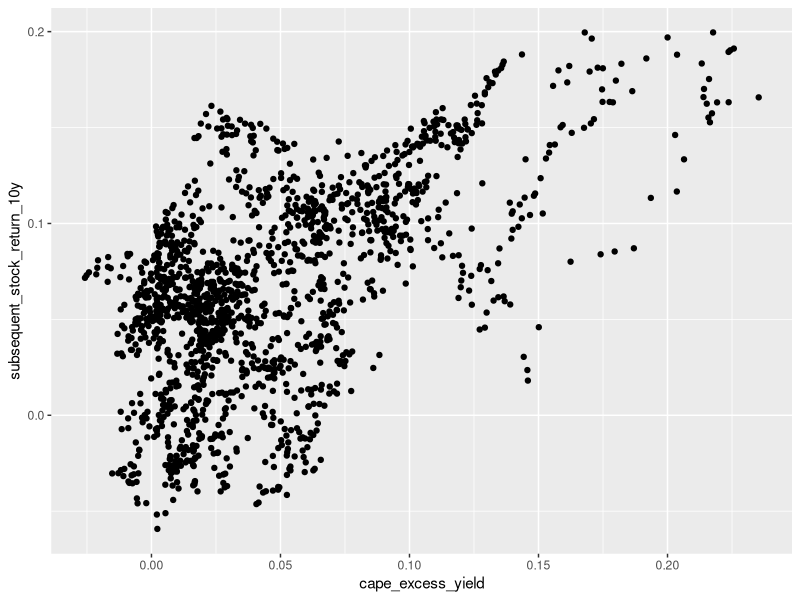

Reproduce this figure in R.
library(dplyr)
library(readr)
library(tidyr)
library(lubridate)
library(ggplot2)
library(zoo)

last_day_of_month <- function(x) {
  make_date(year(x), month(x), days_in_month(x))
}

SAMPLE_QUANTILES <- c(0, 0.05, 0.25, 0.5, 0.75, 0.95, 1)

cape_yield_data <- read_csv("shiller_cape.csv")

summarize_cape_yield <- function(cape_yield_data) {
  cape_yield_data %>% 
    summarise(
      pct = sprintf("%d%%", 100*SAMPLE_QUANTILES),
      cape_yield = sprintf("%.1f%%", 100*quantile(cape_excess_yield, SAMPLE_QUANTILES))
    )
}

cape_yield_data %>% 
  filter(!is.na(cape_excess_yield)) %>% 
  group_by(
    period = case_when(
      month >= '1986-01-01' & month <= '2021-12-01' ~ "1986--2021",
      month >= '1951-01-01' & month <= '1985-12-01' ~ "1951--1985",
      month >= '1916-01-01' & month <= '1950-12-01' ~ "1916--1950",
      month >= "1881-01-01" & month <= '1915-12-01' ~ "1881--1915",
      TRUE ~ "Other"
    )
  ) %>% 
  summarize_cape_yield() %>% 
  ungroup() %>% 
  bind_rows(
    cape_yield_data %>%
      filter(month >= '1881-01-01', month <= '2021-12-01') %>% 
      group_by(period = "1881--2021") %>% 
      summarize_cape_yield()
  ) %>% 
  pivot_wider(names_from="pct", values_from="cape_yield") %>% 
  filter(!period == "Other")

cape_yield_data %>% 
  ggplot(aes(x = cape_excess_yield, y = subsequent_stock_return_10y)) +
  geom_point()


cape_yield_data %>% 
  summarise(
    cape_excess_yield = median(cape_excess_yield, na.rm=TRUE),
    subsequent_stock_return_10y = median(subsequent_stock_return_10y, na.rm=TRUE)
  )

CAPE_QUANTILES <- c(0, 0.1, 0.2, 0.3, 0.4, 0.5, 0.6, 0.7, 0.8, 0.9)

cape_yield_data %>% 
  filter(
    year(month) >= 1927,
    year(month) <= 2011,
    !is.na(cape_excess_yield),
    !is.na(subsequent_stock_return_10y)
  ) %>% 
  group_by(
    cape_excess_yield_group = findInterval(cape_excess_yield, quantile(cape_excess_yield, CAPE_QUANTILES))
  ) %>% 
  summarise(
    cape_yield_min  = sprintf("%.1f%%", min(cape_excess_yield)*100),
    cape_yield_max  = sprintf("%.1f%%", max(cape_excess_yield)*100),
    mean_10y_return = sprintf("%.1f%%", mean(subsequent_stock_return_10y) * 100),
    min_10y_return  = sprintf("%.1f%%", min(subsequent_stock_return_10y) * 100),
    max_10y_return  = sprintf("%.1f%%", max(subsequent_stock_return_10y) * 100)
  )

rolling_ecdf <- function(x, width) {
  zoo::rollapplyr(
    x,
    width = width,
    fill = NA,
    FUN = function(x) {ecdf(x)(last(x))}
  )
}

market_returns <- read_csv("fama_french_four_factors_data.csv") %>% 
  select(month, mkt_rf)

# CAPE Excess Yield for Feb 2021 is based on average 10-year bond yield for this month
# So we can trade on March 1 using CAPE excess yield as of February - hence the lag()
backtest_data <- cape_yield_data %>% 
  select(month, cape_excess_yield) %>% 
  mutate(
    cape_quantile = lag(rolling_ecdf(cape_excess_yield, 40*12)),
    signal = case_when(
      cape_quantile >= 0.95 ~ 1.0,
      cape_quantile <= 0.05 ~ 0.0,
      TRUE ~ (cape_quantile - 0.05) / (0.95 - 0.05)
    )
  ) %>%  
  filter(
    !is.na(signal)
  ) %>% 
  inner_join(market_returns, by="month") %>% 
  mutate(
    benchmark_return = 0.5*mkt_rf,
    strategy_return = signal*mkt_rf
  )


summarize_backtest_resuls <- function(data) {
  data %>% 
    summarise(
      bench_mean = mean(benchmark_return) * 12,
      bench_std  = sd(benchmark_return) * sqrt(12),
      bench_sharpe = bench_mean / bench_std,
      bench_drawdown = min(cumprod(1 + benchmark_return) / cummax(cumprod(1 + benchmark_return))) - 1,
      strat_mean = mean(strategy_return) * 12,
      strat_std = sd(strategy_return) * sqrt(12),
      strat_sharpe = strat_mean / strat_std,
      strat_drawdown = min(cumprod(1 + strategy_return) / cummax(cumprod(1 + strategy_return))) - 1,
      mean_signal = mean(signal),
      median_cape = median(cape_excess_yield)
    )
}

backtest_data %>% 
  filter(month >= '1927-01-01' & month <= '2021-12-01') %>% 
  group_by(
    period = case_when(
      month >= '1927-01-01' & month <= '1959-12-01' ~ "1927--1959",
      month >= '1960-01-01' & month <= '1989-12-01' ~ "1960--1989",
      month >= '1990-01-01' & month <= '2021-12-01' ~ "1990--2021",
      TRUE ~ "Other"
    )
  ) %>% 
  summarize_backtest_resuls() %>% 
  bind_rows(
    backtest_data %>% 
      filter(month >= '1927-01-01' & month <= '2021-12-01') %>% 
      group_by(period = '1927--2021') %>% 
      summarize_backtest_resuls()
  )

prepare_growth_data <- function(backtest_data) {
  growth_data <- backtest_data %>% 
    transmute(
      date = last_day_of_month(month),
      benchmark_growth = cumprod(1 + benchmark_return),
      strategy_growth = cumprod(1 + strategy_return),
      overperformance = strategy_growth / benchmark_growth,
      signal = signal
    )
  
  tibble(
    date = min(backtest_data$month),
    benchmark_growth = 1,
    strategy_growth = 1,
    overperformance = 1,
    signal = NA
  ) %>% 
    bind_rows(growth_data)
}

backtest_data %>% 
  filter(month >= '1990-01-01') %>% 
  prepare_growth_data() %>% 
  write_csv("cape_strategy_growth_1990.csv", na="")

backtest_data %>% 
  filter(month >= '1927-01-01') %>% 
  prepare_growth_data() %>% 
  write_csv("cape_strategy_growth_1927.csv", na="")


